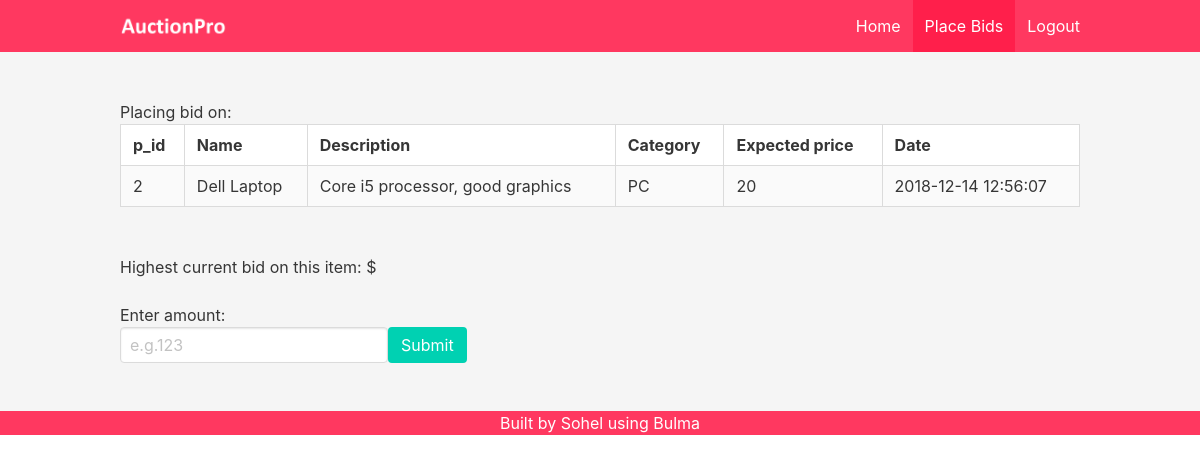
The page /place_bids3.php?pid=2 on the database its author committed.
### tables this page shows
CREATE TABLE `products` (
  `u_id` int(20) DEFAULT NULL,
  `p_id` int(11) NOT NULL,
  `name` varchar(30) DEFAULT NULL,
  `description` varchar(50) DEFAULT NULL,
  `category` int(10) DEFAULT NULL,
  `price` int(11) DEFAULT NULL,
  `date` datetime DEFAULT NULL,
  `sold` varchar(3) DEFAULT NULL
);

CREATE TABLE `categories` (
  `c_id` int(11) NOT NULL,
  `name` varchar(30) NOT NULL
);

### place_bids3.php (the view, shortened to what this page needs)
<!DOCTYPE html>
<html>
  <head>
    <link rel="stylesheet" href="bulma.css">
  </head>
<body>
  <section class="hero is-danger">
  <div class="hero-head">
    <nav class="navbar">
      <div class="container">
        <div class="navbar-brand">
          <a class="navbar-item">
            <img src="testlogo.png" alt="Logo">
          </a>
        </div>
        <div id="navbarMenuHeroB" class="navbar-menu">
          <div class="navbar-end">
            <a class="navbar-item" href="welcome.php">
              Home
            </a>
            <a class="navbar-item is-active" href="place_bids.php">
              Place Bids
            </a>
            <a class="navbar-item" href="logout.php">
              Logout
            </a>
          </div>
        </div>
      </div>
    </nav>
  </div>
  <section class="hero is-light">
  <div class="hero-body">
    <div class="container">
      <?php
      $conn = mysqli_connect('localhost','root','','userdata');
      if($_GET["pid"])
      {
        $bid_pid = $_GET['pid'];
      }
      echo "<p>Placing bid on: </p>";
      $sql = "SELECT p.p_id,p.name, p.description, c.name AS c_name, p.price, p.date, p.sold
          FROM products p, categories c
          WHERE p.Category = c.c_id AND p.p_id=$bid_pid";
      $result = mysqli_query($conn, $sql);
      echo "<table class='table is-fullwidth is-striped is-bordered'>
          <tr>
            <th>p_id</th>
            <th>Name</th>
            <th>Description</th>
            <th>Category</th>
            <th>Expected price</th>
            <th>Date</th>
          </tr>";
      while ($row = mysqli_fetch_assoc($result))
      {
        echo "<tr>
            <td>" . $row['p_id'] . "</td>" .
            "<td>" . $row['name'] . "</td>" .
            "<td>" . $row['description'] . "</td>" .
            "<td>" . $row['c_name'] . "</td>" .
            "<td>" . $row['price'] . "</td>" .
            "<td>" . $row['date'] . "</td>" .
            "</tr>" ;
      }
      echo "</table><br>";
      ?>
      <p>Highest current bid on this item: $
  	  </p>
  	  <br>
      <p>Enter amount: </p>
      <?php
      echo "<form action='place_bids4.php?pid=$bid_pid' method='post'>";
      ?>
      <table>
      	<tr>
      		<td>
      		  <div class="field">
			  <div class="control">
			    <input class="input" type="text" name='bid_amount' placeholder="e.g.123">
			  </div>
			  </div>
      		</td>
      		<td>
      			<input type='submit' class='button is-primary'>
      		</td>
      	</tr>
      </table>
      </form>
    </div>
  </div>
</section>
<div class="hero-foot"><div class="container has-text-centered"><p>Built by Sohel using Bulma</p></div></div>
</section>
</body>
</html>

### rows shown on the page
products: p_id "2", name "Dell Laptop", description "Core i5 processor, good graphics", categories.name "PC", price "20", date "2018-12-14 12:56:07"
